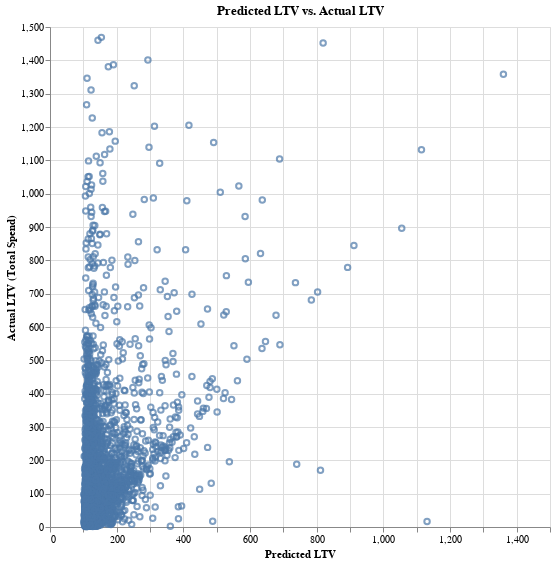

Here is the notebook cell this chart was saved with:
### Code cell
# Chart showing predicted reviewer LTV vs actual reviewer LTV

scratch_data = predictions_pd[predictions_pd['Total_Spend'] <= 1500][['prediction', 'Total_Spend']]

prediction_chart = alt.Chart(scratch_data.sample(4999), title = "Predicted LTV vs. Actual LTV").mark_point().encode(
    alt.X('prediction:Q', scale = alt.Scale(domain=[0,1500]), title = 'Predicted LTV'),
    alt.Y('Total_Spend:Q', scale = alt.Scale(domain=[0,1500]), title = 'Actual LTV (Total Spend)')
).properties(width = 500, height = 500)

prediction_chart

### Figure 1 — Vega-Lite specification as saved in the notebook (floating-point values rounded to 4 significant figures; data arrays with more than 128 entries replaced by an {"elided": "..."} marker saying what was removed)
{"config": {"view": {"continuousWidth": 300, "continuousHeight": 300}}, "data": {"name": "data-f80433a4278ffd378be0622c5c145e47"}, "mark": {"type": "point"}, "encoding": {"x": {"field": "prediction", "scale": {"domain": [0, 1500]}, "title": "Predicted LTV", "type": "quantitative"}, "y": {"field": "Total_Spend", "scale": {"domain": [0, 1500]}, "title": "Actual LTV (Total Spend)", "type": "quantitative"}}, "height": 500, "title": "Predicted LTV vs. Actual LTV", "width": 500, "$schema": "https://vega.github.io/schema/vega-lite/v5.8.0.json", "datasets": {"data-f80433a4278ffd378be0622c5c145e47": {"elided": "4999 records"}}}
